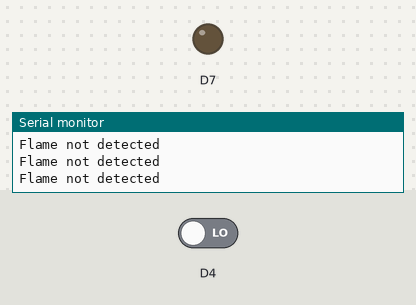
Simulated run of this sketch. Board: ESP8266 (NodeMCU). On the bench: output pins drawn as LEDs (lit = HIGH), the last lines printed to the serial monitor. The test bench sets the inputs (shaded band); at power-on: D4 LOW.

Above: at 2.8 s.
2.9 s: D4 driven HIGH
At 3.4 s:
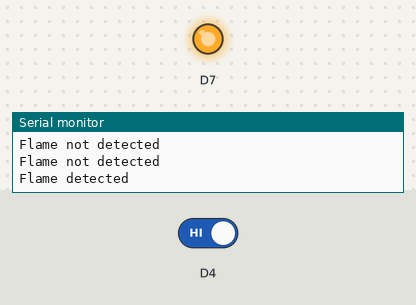
4.5 s: D4 driven LOW
At 6.1 s:
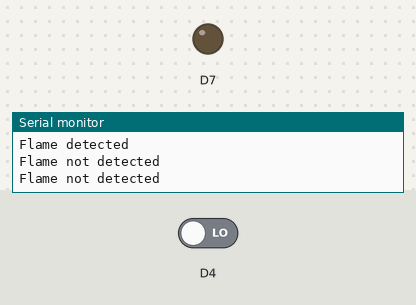
Timing chart, 0 to 7.6 s (numbered marks = the images above; inputs shaded):
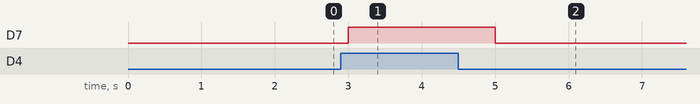

The sketch:

sketch_jun19f.ino
```cpp
void setup() {
  // put your setup code here, to run once:
pinMode(D0,INPUT);
pinMode(D7,OUTPUT);
//pinMode(A0,INPUT);
Serial.begin(9600);
}

void loop() {
  // put your main code here, to run repeatedly:
if(digitalRead(D4))
   {
       Serial.println("Flame detected");
       digitalWrite(D7,HIGH);
       delay(1000);
   }
else
  {
       Serial.println("Flame not detected");
       digitalWrite(D7,LOW);
      delay(1000);
  }
//Serial.println(analogRead(A0));
}
```

Measured:
- after the input at 2.9 s, D7: LOW → HIGH after 0.10 s
- after the input at 4.5 s, D7: HIGH → LOW after 0.50 s
